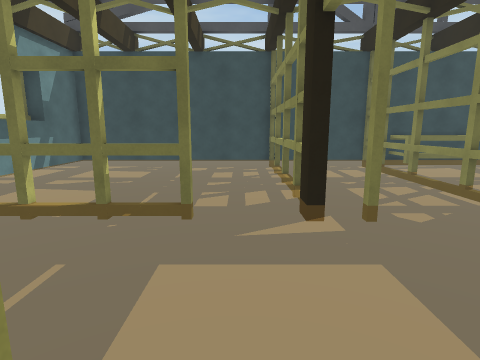
[1] (above)

16 first-person views from a walk through a 3-D level made in the Unity game engine. The camera is 1.4 m above the floor, tilts 10° down and sees 80° across. The floor is counted in squares, 1 m on a side. Each view is taken from the middle of a square. On the plan, view 1 faces up. The plan holds only what a view shows up to about 14 squares ahead; the rest is blank. The place goes on beyond the plan. The player is left out. Surface patterns are stand-ins for the level's own textures.

[2]
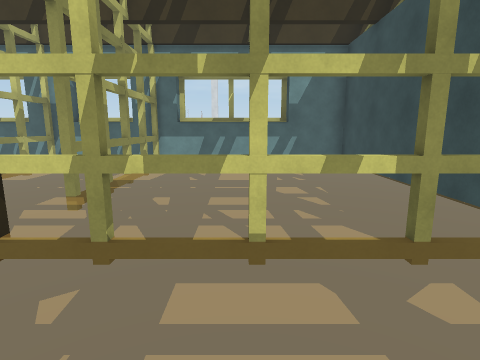

[3]
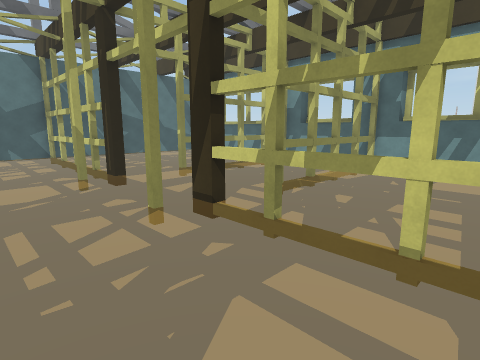

[4]
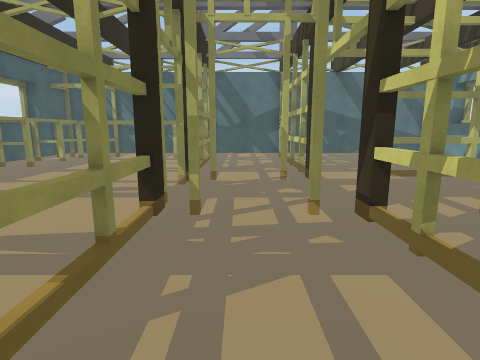

[5]
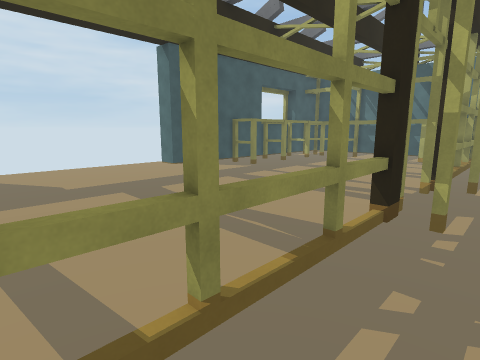

[6]
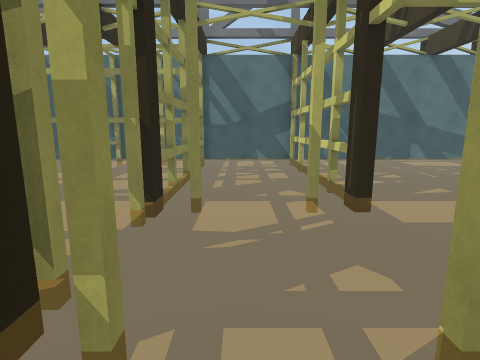

[7]
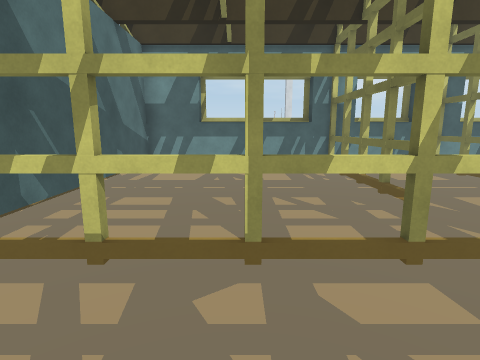

[8]
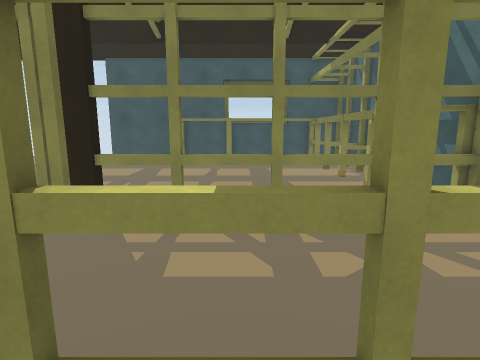

[9]
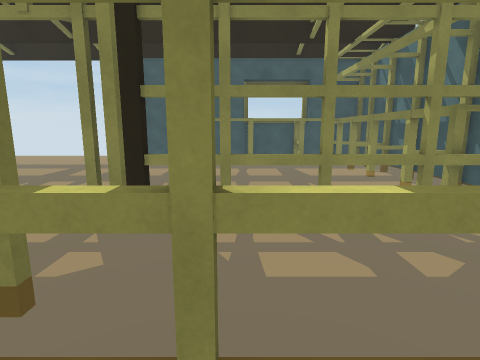

[10]
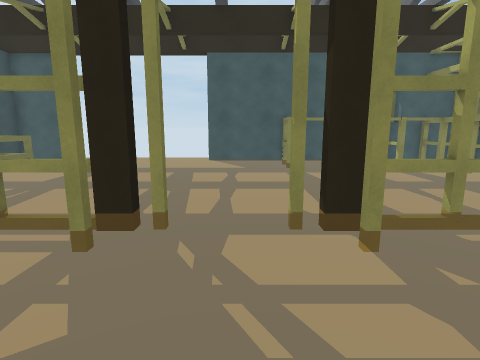

[11]
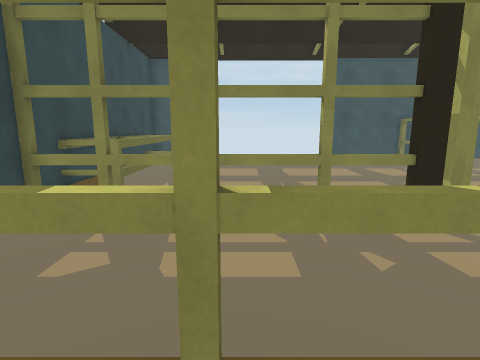

[12]
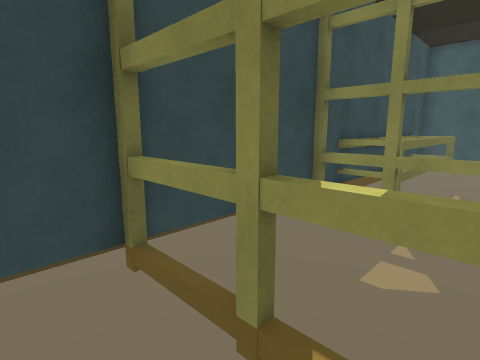

[13]
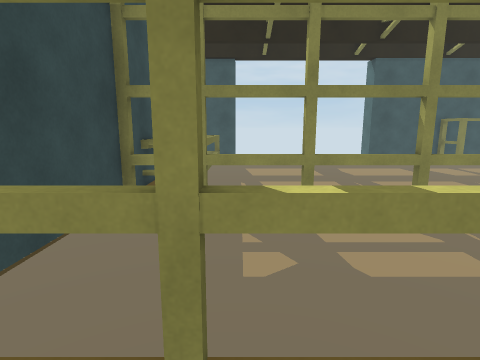

[14]
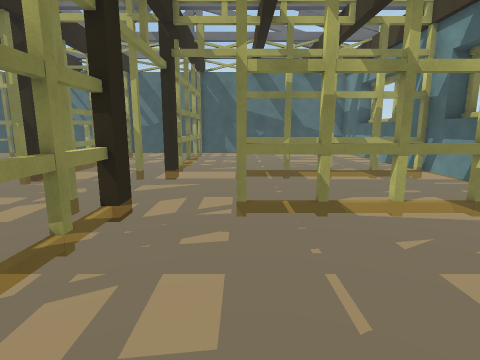

[15]
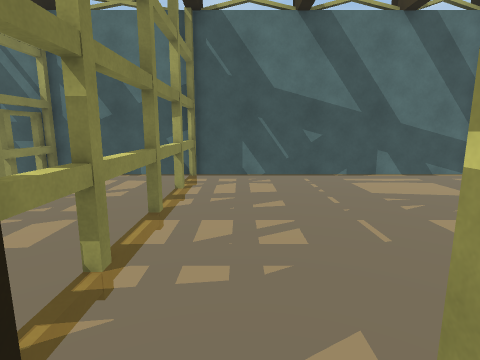

[16]
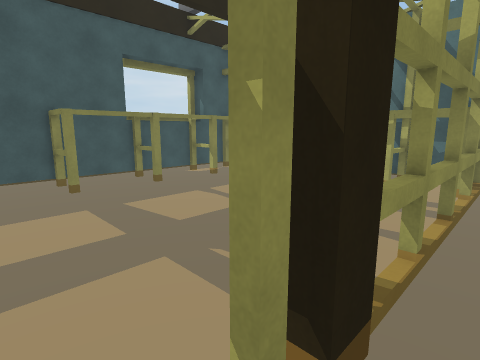

### Floor plan
Key: @ floor where view 1 was taken; # wall or solid block; x gap in a wall; . floor.
Columns run from 8 left of view 1 to 16 right of it. Each row starts with its distance up from view 1.
 14  ###############
 13 #        #.   ##    ## #
 12 #        #.   ######## #
 11 #      ..#. . #        #
 10 #       .#.  .#
  9 #       .#.  .#
  8 #        #.   #
  7 #        #. . #
  6 #        x.   #
  5 ######## #   ##
  4 #                      ##
  3 #        .   .         #
  2 #       .     #        #
  1 ########     ##       ##
  0 #       @#.   #        #
 -1 #       .#.   #        #
 -2 #       .#.   #       ##
 -3 #        #.  .#        #
 -4 #        #.   #       ##
 -5 #        #.   #        #
 -6 #        #.   ##########
 -7 #######################

Where each view was taken, in squares from view 1:
view 1: 0 up, 0 right, facing up
view 2: 9 up, 5 right, facing left
view 3: 10 up, 5 right, facing down-left
view 4: 11 up, 4 right, facing down
view 5: 11 up, 4 right, facing down-right
view 6: 7 up, 4 right, facing down
view 7: 3 down, 5 right, facing left
view 8: 2 down, 0 right, facing right
view 9: 1 down, 0 right, facing right
view 10: 3 up, 1 right, facing right
view 11: 9 up, 0 right, facing right
view 12: 10 up, 0 right, facing up-right
view 13: 11 up, 0 right, facing right
view 14: 11 up, 1 left, facing down
view 15: 2 up, 0 right, facing down
view 16: 3 up, 5 right, facing down-right
